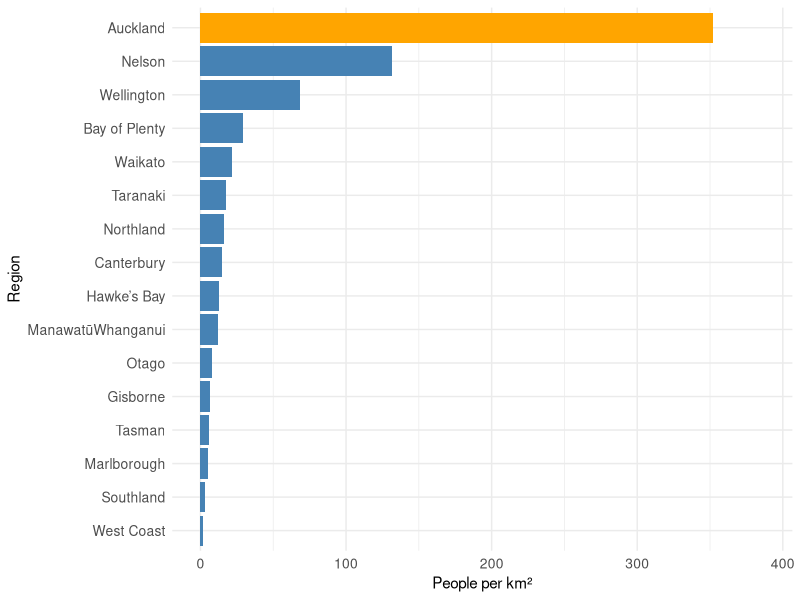

Write the R code that produced this figure.
library(tidyverse)

# -----------------------------
# Step 1: Create dataset
# -----------------------------
nz <- tibble(
  Region = c("Northland", "Auckland", "Waikato", "Bay of Plenty", "Gisborne",
             "Hawke’s Bay", "Taranaki", "ManawatūWhanganui", "Wellington",
             "Tasman", "Nelson", "Marlborough", "West Coast", "Canterbury",
             "Otago", "Southland"),
  Land_area_km2 = c(12504, 4941, 23900, 12072, 8385,
                    14138, 7254, 22221, 8049,
                    9616, 422, 10458, 23245, 44504,
                    31186, 31196),
  Population_2023 = c(203900, 1739300, 522600, 354100, 52600,
                      184800, 128700, 260900, 550500,
                      59400, 55600, 52200, 32900, 666300,
                      254600, 103900)
)

# -----------------------------
# Step 2: Compute density
# -----------------------------
nz <- nz %>%
  mutate(Density = Population_2023 / Land_area_km2,
         Highlight = ifelse(Region == "Auckland", "Auckland", "Other"))

# -----------------------------
# Step 3: Plot horizontal bar chart
# -----------------------------
popdensitychart <- ggplot(nz %>% arrange(Density), 
                          aes(x = Density, y = reorder(Region, Density), fill = Highlight)) +
  geom_col(show.legend = FALSE) +  # remove legend
  scale_fill_manual(values = c("Auckland" = "orange", "Other" = "steelblue")) +
  labs(
       x = "People per km²",
       y = "Region") +
  theme_minimal() +
  theme(axis.text = element_text(size = 10),
        plot.title = element_text(size = 14, face = "bold")) +
  coord_cartesian(xlim = c(0, max(nz$Density)*1.1))

popdensitychart
